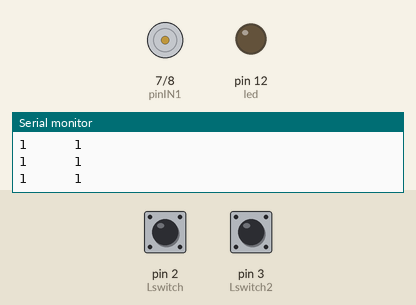
Recording of a sketch running on a simulated Arduino Uno, built with avr-gcc and run on an emulated ATmega328P. Shown: motor-driver pin pairs drawn as motors (green arrow = first pin HIGH = forward, orange = second pin HIGH = backward, longer = more drive, scaled by the enable pin), output pins drawn as LEDs (lit = HIGH), the last lines printed to the serial monitor. The inputs (shaded band) are chosen by the test bench; at power-on: pin 2 (Lswitch) HIGH, pin 3 (Lswitch2) HIGH.

Above: at 1.8 s.
1.9 s: pin 2 (Lswitch) pulled LOW for 0.6 s
At 3.7 s:
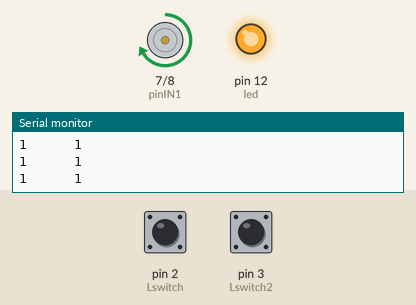
4.0 s: pin 3 (Lswitch2) pulled LOW for 0.6 s
At 5.5 s:
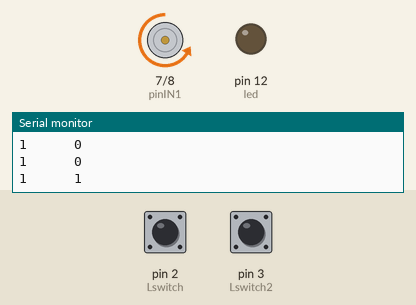
6.1 s: pin 2 (Lswitch) pulled LOW for 1 s
At 7.4 s:
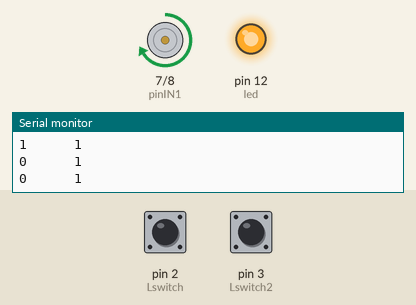
8.6 s: pin 3 (Lswitch2) pulled LOW for 1 s
At 10.5 s:
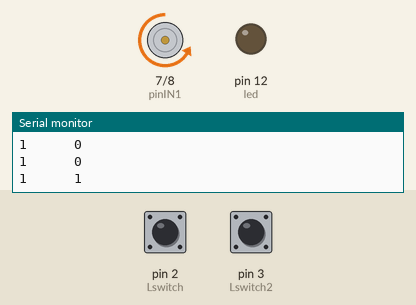
Timing chart, 0 to 12.0 s (numbered marks = the images above; inputs shaded):
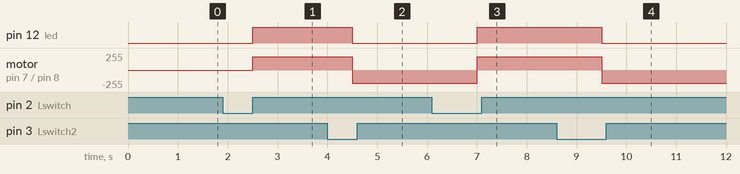

Measured:
- after the input at 1.9 s, pin 12 (led): LOW → HIGH after 0.60 s; motor on pin 7 (pinIN1) / pin 8 (pinIN2): stopped → forward 200/255 after 0.60 s
- after the input at 4.0 s, pin 12 (led): HIGH → LOW after 0.50 s; motor on pin 7 (pinIN1) / pin 8 (pinIN2): forward 200/255 → backward 200/255 after 0.50 s
- after the input at 6.1 s, pin 12 (led): LOW → HIGH after 0.90 s; motor on pin 7 (pinIN1) / pin 8 (pinIN2): backward 200/255 → forward 200/255 after 0.90 s
- after the input at 8.6 s, pin 12 (led): HIGH → LOW after 0.90 s; motor on pin 7 (pinIN1) / pin 8 (pinIN2): forward 200/255 → backward 200/255 after 0.90 s

The sketch:

Teleferic.ino
```cpp
int Lswitch = 2;
int Lswitch2 = 3;
int led = 12;
int carrera = 0;
int carrera2 = 0;
const int pinENA = 6;
const int pinIN1 = 7;
const int pinIN2 = 8;
const int speed = 200;

void setup()
{
   Serial.begin(9600);
   pinMode(Lswitch, INPUT);
   pinMode(Lswitch2, INPUT);
   pinMode(led, OUTPUT);
   pinMode(pinIN1, OUTPUT);
   pinMode(pinIN2, OUTPUT);
   pinMode(pinENA, OUTPUT);
}

void adelante ()
{
   digitalWrite(pinIN1, HIGH);
   digitalWrite(pinIN2, LOW);
   analogWrite(pinENA, speed);
}

void atras ()
{
   digitalWrite(pinIN1, LOW);
   digitalWrite(pinIN2, HIGH);
   analogWrite(pinENA, speed);
}

void loop()
{
  carrera = digitalRead(Lswitch);
  carrera2 = digitalRead(Lswitch2);
  Serial.print(carrera);
  Serial.print("      ");
  Serial.println(carrera2);
delay(500);

  if ((carrera==0)&&(carrera2==1))
  {
   adelante();
   digitalWrite(led,HIGH);
  }

if ((carrera2==0)&&(carrera==1))
{
  atras();
  digitalWrite(led,LOW);
}

  digitalWrite(Lswitch,HIGH);
  digitalWrite(Lswitch,LOW);
    digitalWrite(Lswitch2,HIGH);
  digitalWrite(Lswitch2,LOW);
}
```
